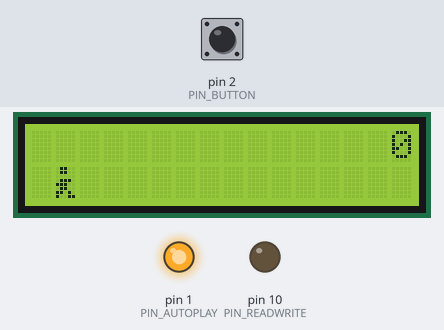
A sketch run on a simulated Arduino Uno, built with avr-gcc and run on an emulated ATmega328P. Shown: 16×2 character LCD, output pins drawn as LEDs (lit = HIGH). The inputs (shaded band) are chosen by the test bench; at power-on: pin 2 (PIN_BUTTON) HIGH. Random numbers use the default seed unless the sketch sets one.

Above: at 0.88 s.
1.4 s: pin 2 (PIN_BUTTON) pulled LOW for 0.15 s
At 1.84 s:
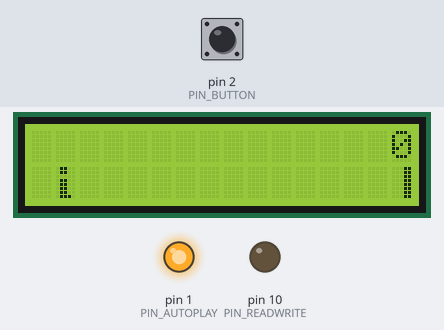
2.1 s: pin 2 (PIN_BUTTON) pulled LOW for 1 s
At 2.24 s:
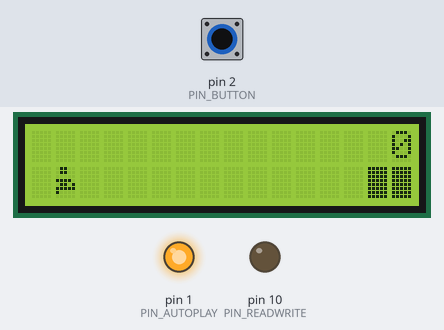
3.7 s: pin 2 (PIN_BUTTON) pulled LOW for 0.15 s
At 3.82 s:
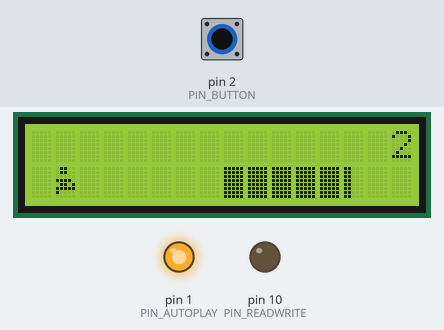
4.4 s: pin 2 (PIN_BUTTON) pulsed LOW 5 times (0.12 s each, 0.3 s apart)
At 5.93 s:
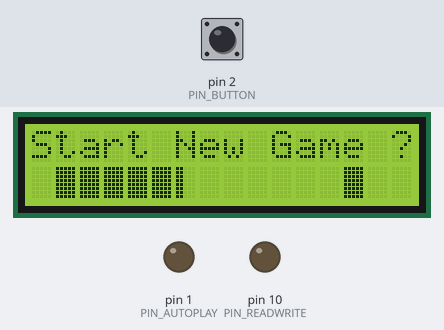
7.4 s: pin 2 (PIN_BUTTON) pulled LOW for 3.2 s
At 7.61 s:
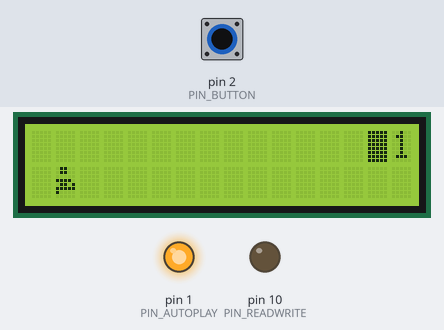
11.2 s: pin 2 (PIN_BUTTON) pulled LOW for 0.15 s
At 11.59 s:
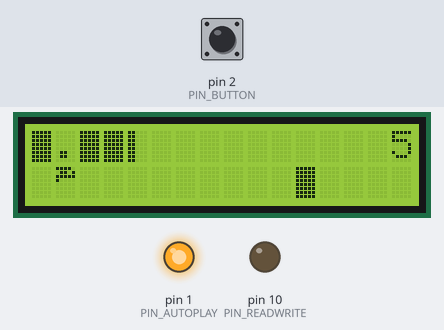
Timing chart, 0 to 12.9 s (numbered marks = the images above; inputs shaded):
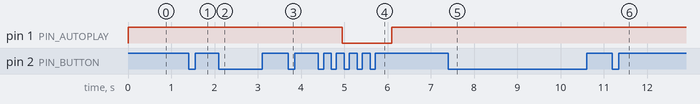

The sketch:

game.ino
```cpp
//#include <LiquidCrystal.h> for 16 pin lcd module
#include <LiquidCrystal_I2C.h>
LiquidCrystal_I2C lcd(0x3F, 2, 1, 0, 4, 5, 6, 7, 3, POSITIVE);

#define PIN_BUTTON 2
#define PIN_AUTOPLAY 1
#define PIN_READWRITE 10
#define PIN_CONTRAST 12

#define SPRITE_RUN1 1
#define SPRITE_RUN2 2
#define SPRITE_JUMP 3
#define SPRITE_JUMP_UPPER '.'         // Use the '.' character for the head
#define SPRITE_JUMP_LOWER 4
#define SPRITE_TERRAIN_EMPTY ' '      // User the ' ' character
#define SPRITE_TERRAIN_SOLID 5
#define SPRITE_TERRAIN_SOLID_RIGHT 6
#define SPRITE_TERRAIN_SOLID_LEFT 7

#define HERO_HORIZONTAL_POSITION 1    // Horizontal position of hero on screen

#define TERRAIN_WIDTH 16
#define TERRAIN_EMPTY 0
#define TERRAIN_LOWER_BLOCK 1
#define TERRAIN_UPPER_BLOCK 2

#define HERO_POSITION_OFF 0          // Hero is invisible
#define HERO_POSITION_RUN_LOWER_1 1  // Hero is running on lower row (pose 1)
#define HERO_POSITION_RUN_LOWER_2 2  //                              (pose 2)

#define HERO_POSITION_JUMP_1 3       // Starting a jump
#define HERO_POSITION_JUMP_2 4       // Half-way up
#define HERO_POSITION_JUMP_3 5       // Jump is on upper row
#define HERO_POSITION_JUMP_4 6       // Jump is on upper row
#define HERO_POSITION_JUMP_5 7       // Jump is on upper row
#define HERO_POSITION_JUMP_6 8       // Jump is on upper row
#define HERO_POSITION_JUMP_7 9       // Half-way down
#define HERO_POSITION_JUMP_8 10      // About to land

#define HERO_POSITION_RUN_UPPER_1 11 // Hero is running on upper row (pose 1)
#define HERO_POSITION_RUN_UPPER_2 12 //                              (pose 2)

//0.L iquidCrystal lcd(11, 9, 6, 5, 4, 3);
static char terrainUpper[TERRAIN_WIDTH + 1];
static char terrainLower[TERRAIN_WIDTH + 1];
static bool buttonPushed = false;

void initializeGraphics(){
  static byte graphics[] = {
    // Run position 1
    B01100,
    B01100,
    B00000,
    B01110,
    B11100,
    B01100,
    B11010,
    B10011,
    // Run position 2
    B01100,
    B01100,
    B00000,
    B01100,
    B01100,
    B01100,
    B01100,
    B01110,
    // Jump
    B01100,
    B01100,
    B00000,
    B11110,
    B01101,
    B11111,
    B10000,
    B00000,
    // Jump lower
    B11110,
    B01101,
    B11111,
    B10000,
    B00000,
    B00000,
    B00000,
    B00000,
    // Ground
    B11111,
    B11111,
    B11111,
    B11111,
    B11111,
    B11111,
    B11111,
    B11111,
    // Ground right
    B00011,
    B00011,
    B00011,
    B00011,
    B00011,
    B00011,
    B00011,
    B00011,
    // Ground left
    B11000,
    B11000,
    B11000,
    B11000,
    B11000,
    B11000,
    B11000,
    B11000,
  };
  int i;
  // Skip using character 0, this allows lcd.print() to be used to
  // quickly draw multiple characters
  for (i = 0; i < 7; ++i) {
    lcd.createChar(i + 1, &graphics[i * 8]);
  }
  for (i = 0; i < TERRAIN_WIDTH; ++i) {
    terrainUpper[i] = SPRITE_TERRAIN_EMPTY;
    terrainLower[i] = SPRITE_TERRAIN_EMPTY;
  }
}

// Slide the terrain to the left in half-character increments
//
void advanceTerrain(char* terrain, byte newTerrain){
  for (int i = 0; i < TERRAIN_WIDTH; ++i) {
    char current = terrain[i];
    char next = (i == TERRAIN_WIDTH-1) ? newTerrain : terrain[i+1];
    switch (current){
      case SPRITE_TERRAIN_EMPTY:
        terrain[i] = (next == SPRITE_TERRAIN_SOLID) ? SPRITE_TERRAIN_SOLID_RIGHT : SPRITE_TERRAIN_EMPTY;
        break;
      case SPRITE_TERRAIN_SOLID:
        terrain[i] = (next == SPRITE_TERRAIN_EMPTY) ? SPRITE_TERRAIN_SOLID_LEFT : SPRITE_TERRAIN_SOLID;
        break;
      case SPRITE_TERRAIN_SOLID_RIGHT:
        terrain[i] = SPRITE_TERRAIN_SOLID;
        break;
      case SPRITE_TERRAIN_SOLID_LEFT:
        terrain[i] = SPRITE_TERRAIN_EMPTY;
        break;
    }
  }
}

bool drawHero(byte position, char* terrainUpper, char* terrainLower, unsigned int score) {
  bool collide = false;
  char upperSave = terrainUpper[HERO_HORIZONTAL_POSITION];
  char lowerSave = terrainLower[HERO_HORIZONTAL_POSITION];
  byte upper, lower;
  switch (position) {
    case HERO_POSITION_OFF:
      upper = lower = SPRITE_TERRAIN_EMPTY;
      break;
    case HERO_POSITION_RUN_LOWER_1:
      upper = SPRITE_TERRAIN_EMPTY;
      lower = SPRITE_RUN1;
      break;
    case HERO_POSITION_RUN_LOWER_2:
      upper = SPRITE_TERRAIN_EMPTY;
      lower = SPRITE_RUN2;
      break;
    case HERO_POSITION_JUMP_1:
    case HERO_POSITION_JUMP_8:
      upper = SPRITE_TERRAIN_EMPTY;
      lower = SPRITE_JUMP;
      break;
    case HERO_POSITION_JUMP_2:
    case HERO_POSITION_JUMP_7:
      upper = SPRITE_JUMP_UPPER;
      lower = SPRITE_JUMP_LOWER;
      break;
    case HERO_POSITION_JUMP_3:
    case HERO_POSITION_JUMP_4:
    case HERO_POSITION_JUMP_5:
    case HERO_POSITION_JUMP_6:
      upper = SPRITE_JUMP;
      lower = SPRITE_TERRAIN_EMPTY;
      break;
    case HERO_POSITION_RUN_UPPER_1:
      upper = SPRITE_RUN1;
      lower = SPRITE_TERRAIN_EMPTY;
      break;
    case HERO_POSITION_RUN_UPPER_2:
      upper = SPRITE_RUN2;
      lower = SPRITE_TERRAIN_EMPTY;
      break;
  }
  if (upper != ' ') {
    terrainUpper[HERO_HORIZONTAL_POSITION] = upper;
    collide = (upperSave == SPRITE_TERRAIN_EMPTY) ? false : true;
  }
  if (lower != ' ') {
    terrainLower[HERO_HORIZONTAL_POSITION] = lower;
    collide |= (lowerSave == SPRITE_TERRAIN_EMPTY) ? false : true;
  }

  byte digits = (score > 9999) ? 5 : (score > 999) ? 4 : (score > 99) ? 3 : (score > 9) ? 2 : 1;

  // Draw the scene
  terrainUpper[TERRAIN_WIDTH] = '\0';
  terrainLower[TERRAIN_WIDTH] = '\0';
  char temp = terrainUpper[16-digits];
  terrainUpper[16-digits] = '\0';
  lcd.setCursor(0,0);
  lcd.print(terrainUpper);
  terrainUpper[16-digits] = temp;
  lcd.setCursor(0,1);
  lcd.print(terrainLower);

  lcd.setCursor(16 - digits,0);
  lcd.print(score);

  terrainUpper[HERO_HORIZONTAL_POSITION] = upperSave;
  terrainLower[HERO_HORIZONTAL_POSITION] = lowerSave;
  return collide;
}

// Handle the button push as an interrupt
void buttonPush() {
  buttonPushed = true;
}

void setup(){
  pinMode(PIN_READWRITE, OUTPUT);
  digitalWrite(PIN_READWRITE, LOW);
  pinMode(PIN_CONTRAST, OUTPUT);
  digitalWrite(PIN_CONTRAST, LOW);
  pinMode(PIN_BUTTON, INPUT);
  digitalWrite(PIN_BUTTON, HIGH);
  pinMode(PIN_AUTOPLAY, OUTPUT);
  digitalWrite(PIN_AUTOPLAY, HIGH);

  // Digital pin 2 maps to interrupt 0
  attachInterrupt(0/*PIN_BUTTON*/, buttonPush, FALLING);

  initializeGraphics();

  lcd.begin(16, 2);
}

void loop(){
  static byte heroPos = HERO_POSITION_RUN_LOWER_1;
  static byte newTerrainType = TERRAIN_EMPTY;
  static byte newTerrainDuration = 1;
  static bool playing = false;
  static bool blink = false;
  static unsigned int distance = 0;

  if (!playing) {
    drawHero((blink) ? HERO_POSITION_OFF : heroPos, terrainUpper, terrainLower, distance >> 3);
    if (blink) {
      lcd.setCursor(0,0);
      lcd.print("Start New Game ? CLICK ");
    }
    delay(250);
    blink = !blink;
    if (buttonPushed) {
      initializeGraphics();
      heroPos = HERO_POSITION_RUN_LOWER_1;
      playing = true;
      buttonPushed = false;
      distance = 0;
    }
    return;
  }

  // Shift the terrain to the left
  advanceTerrain(terrainLower, newTerrainType == TERRAIN_LOWER_BLOCK ? SPRITE_TERRAIN_SOLID : SPRITE_TERRAIN_EMPTY);
  advanceTerrain(terrainUpper, newTerrainType == TERRAIN_UPPER_BLOCK ? SPRITE_TERRAIN_SOLID : SPRITE_TERRAIN_EMPTY);

  // Make new terrain to enter on the right
  if (--newTerrainDuration == 0) {
    if (newTerrainType == TERRAIN_EMPTY) {
      newTerrainType = (random(3) == 0) ? TERRAIN_UPPER_BLOCK : TERRAIN_LOWER_BLOCK;
      newTerrainDuration = 2 + random(10);
    } else {
      newTerrainType = TERRAIN_EMPTY;
      newTerrainDuration = 10 + random(10);
    }
  }

  if (buttonPushed) {
    if (heroPos <= HERO_POSITION_RUN_LOWER_2) heroPos = HERO_POSITION_JUMP_1;
    buttonPushed = false;
  }

  if (drawHero(heroPos, terrainUpper, terrainLower, distance >> 3)) {
    playing = false; // The hero collided with something. Too bad.
  } else {
    if (heroPos == HERO_POSITION_RUN_LOWER_2 || heroPos == HERO_POSITION_JUMP_8) {
      heroPos = HERO_POSITION_RUN_LOWER_1;
    } else if ((heroPos >= HERO_POSITION_JUMP_3 && heroPos <= HERO_POSITION_JUMP_5) && terrainLower[HERO_HORIZONTAL_POSITION] != SPRITE_TERRAIN_EMPTY) {
      heroPos = HERO_POSITION_RUN_UPPER_1;
    } else if (heroPos >= HERO_POSITION_RUN_UPPER_1 && terrainLower[HERO_HORIZONTAL_POSITION] == SPRITE_TERRAIN_EMPTY) {
      heroPos = HERO_POSITION_JUMP_5;
    } else if (heroPos == HERO_POSITION_RUN_UPPER_2) {
      heroPos = HERO_POSITION_RUN_UPPER_1;
    } else {
      ++heroPos;
    }
    ++distance;

    digitalWrite(PIN_AUTOPLAY, terrainLower[HERO_HORIZONTAL_POSITION + 2] == SPRITE_TERRAIN_EMPTY ? HIGH : LOW);
  }
  delay(100);
}
```

Measured:
- what the display in image 6 shows lasts 0.4 s, from 11.4 s to 11.8 s
